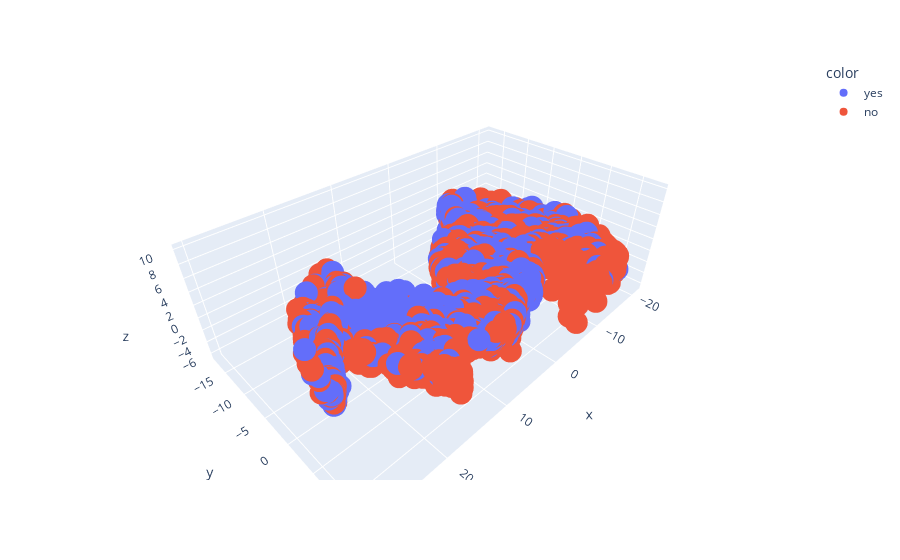

Notebook cell for this chart:
### Code cell
# 3D - TSNE
model = TSNE(learning_rate=200, n_components=3)
tsne_features = model.fit_transform(X)
xs = tsne_features[:, 0]
ys = tsne_features[:, 1]
ys = tsne_features[:, 2]
c = y.replace({0:"no", 1:"yes"})
fig = px.scatter_3d(x=xs, y=ys, z=zs, color=c)
fig.show()

### Figure 1 — Plotly figure (JSON) as saved in the notebook; plotly's stock layout.template omitted (floating-point values rounded to 4 significant figures; data arrays with more than 128 entries replaced by an {"elided": "..."} marker saying what was removed)
{"data": [{"hovertemplate": "color=yes<br>x=%{x}<br>y=%{y}<br>z=%{z}<extra></extra>", "legendgroup": "yes", "marker": {"color": "#636efa", "symbol": "circle"}, "mode": "markers", "name": "yes", "scene": "scene", "showlegend": true, "type": "scatter3d", "x": {"elided": "2896 float values"}, "y": {"elided": "2896 float values"}, "z": {"elided": "2896 float values"}}, {"hovertemplate": "color=no<br>x=%{x}<br>y=%{y}<br>z=%{z}<extra></extra>", "legendgroup": "no", "marker": {"color": "#EF553B", "symbol": "circle"}, "mode": "markers", "name": "no", "scene": "scene", "showlegend": true, "type": "scatter3d", "x": {"elided": "2896 float values"}, "y": {"elided": "2896 float values"}, "z": {"elided": "2896 float values"}}], "layout": {"legend": {"title": {"text": "color"}, "tracegroupgap": 0}, "margin": {"t": 60}, "scene": {"domain": {"x": [0, 1], "y": [0, 1]}, "xaxis": {"title": {"text": "x"}}, "yaxis": {"title": {"text": "y"}}, "zaxis": {"title": {"text": "z"}}}}}
